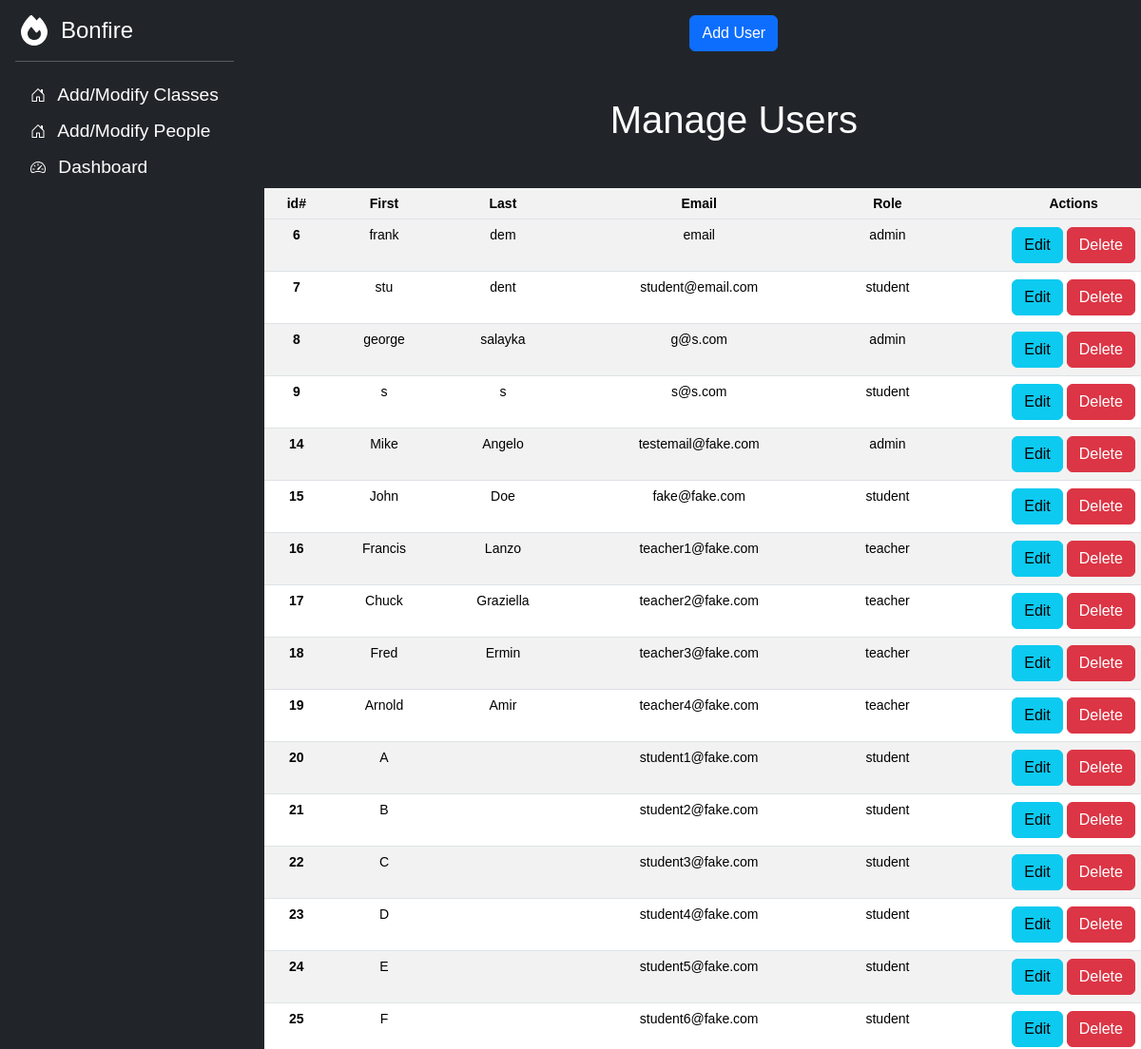
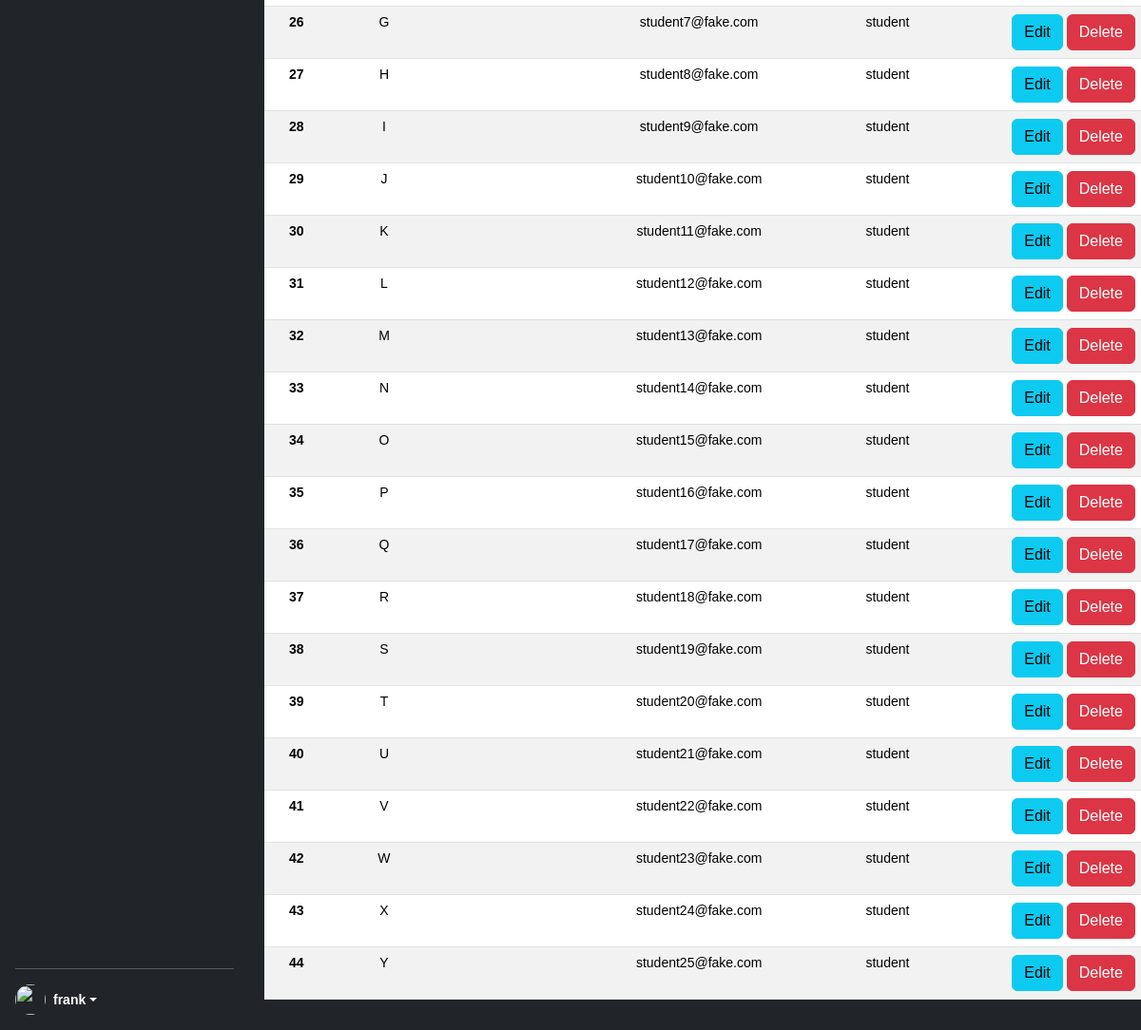
The page /editUsers.php (signed in) on the database as committed earlier (2 pictures, top to bottom).
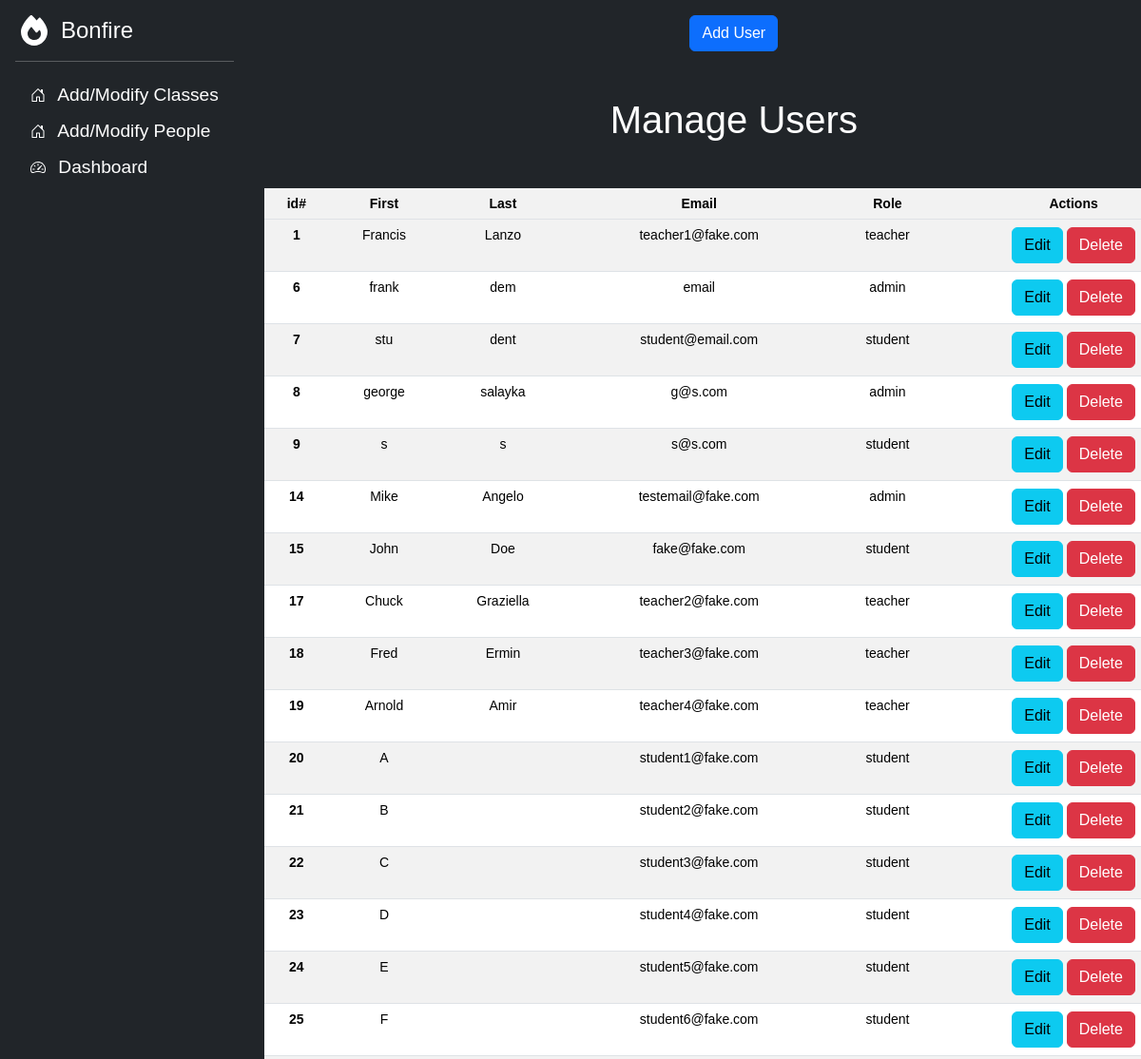
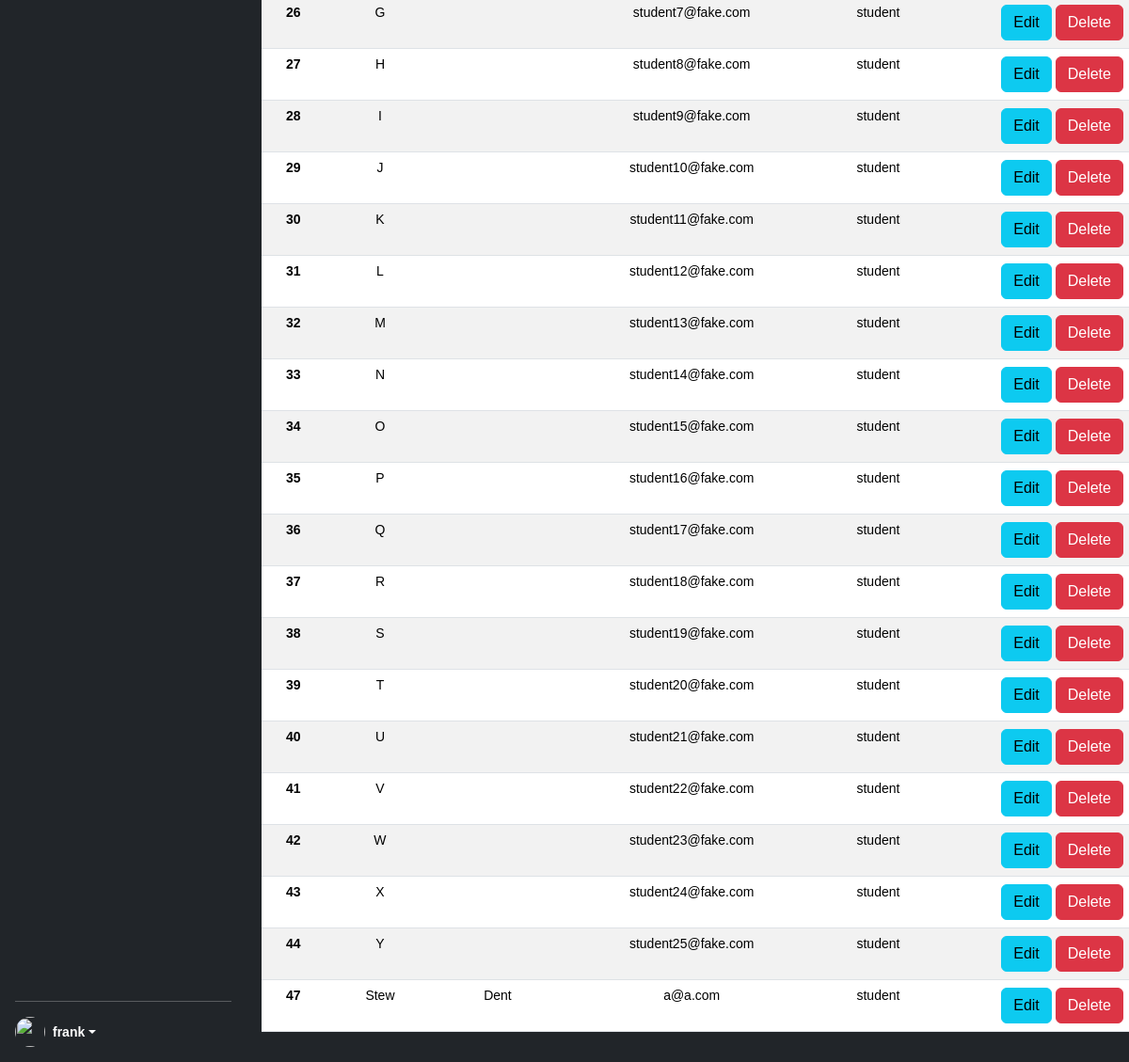
The same page on the database as committed later (2 pictures, top to bottom).
### tables this page shows
CREATE TABLE `users` (
  `id` int NOT NULL AUTO_INCREMENT,
  `first_name` varchar(255) DEFAULT NULL,
  `email` varchar(255) DEFAULT NULL,
  `password` varchar(255) DEFAULT NULL,
  `role` enum('student','teacher','admin') DEFAULT 'student',
  `sec1` varchar(255) DEFAULT NULL,
  `sec2` varchar(255) DEFAULT NULL,
  `last_name` varchar(255) DEFAULT NULL,
  PRIMARY KEY (`id`)
);

### editUsers.php (the view, shortened to what this page needs)
<?php
$firstName = htmlspecialchars($_SESSION["first_name"]);
$role = $_SESSION["role"];
$pdo = getDBConnection();
$sql = "SELECT * FROM users";
if($stmt = $pdo->prepare($sql)) {
    if ($stmt->execute()) {
        $rows = $stmt->fetchAll();
    }
}
?>
<!DOCTYPE html>
<html lang="en">
<head>
    <link href="https://cdn.jsdelivr.net/npm/bootstrap@5.3.3/dist/css/bootstrap.min.css" rel="stylesheet">
    <link rel="stylesheet" href="resources/stylesheets/table.css">
    <link rel="stylesheet" href="resources/stylesheets/style.css">
</head>
<body>
<main class="d-flex flex-nowrap">
    <div class="d-flex flex-column flex-shrink-0 p-3 text-bg-dark">
        <a href="/" class="d-flex align-items-center mb-3 mb-md-0 me-md-auto text-white text-decoration-none">
            <svg class="bi pe-none me-2" width="40" height="32"><use xlink:href="#bonfire"></use></svg>
            <span class="fs-4">Bonfire</span>
        </a>
        <hr>
        <ul class="nav nav-pills flex-column mb-auto">
            <?php
            if($role == "admin")
            {
                ?>
                <li class="nav-item">
                    <a href="editClasses.php" class="nav-link text-white left-menu-item" aria-current="page">
                        <svg class="bi pe-none me-2" width="16" height="16"><use xlink:href="#home"></use></svg>
                        Add/Modify Classes
                    </a>
                </li>
                <li class="nav-item">
                    <a href="editUsers.php" class="nav-link text-white left-menu-item" aria-current="page">
                        <svg class="bi pe-none me-2" width="16" height="16"><use xlink:href="#home"></use></svg>
                        Add/Modify People
                    </a>
                </li>
                <?php
            }
            ?>
            <li>
                <a href="dashboard.php" class="nav-link text-white left-menu-item">
                    <svg class="bi pe-none me-2" width="16" height="16"><use xlink:href="#speedometer2"></use></svg>
                    Dashboard
                </a>
            </li>
        </ul>
        <hr>
        <div class="dropdown">
            <a href="#" class="d-flex align-items-center text-white text-decoration-none dropdown-toggle" data-bs-toggle="dropdown" aria-expanded="false">
                <img src="https://github.com/mdo.png" alt="" width="32" height="32" class="rounded-circle me-2">
                <strong><?php echo $firstName; ?></strong>
            </a>
        </div>
    </div>
    <div id="primary-window" class="d-flex flex-column flex-shrink-0 p-3 text-bg-dark overflow-y-scroll">
        <div>
            <a href="addUser.php" class="btn btn-primary">Add User</a>
        </div>
        <h1 class="my-5">Manage Users</h1>
        <table class="table table-striped table-hover"
            <thead>
            <tr>
                <th scope="col">id#</th>
                <th scope="col">First</th>
                <th scope="col">Last</th>
                <th scope="col">Email</th>
                <th scope="col">Role</th>
                <th scope="col">Actions</th>
            </tr>
            <tbody>
            <?php
            foreach($rows as $row)
            {
                $id = $row["id"];
                ?>
                <tr>
                    <th scope="row"><?= $id?></th>
                    <td><?= $row["first_name"] ?></td>
                    <td><?= $row["last_name"] ?></td>
                    <td><?= $row["email"] ?></td>
                    <td class ='<?= $role?>'><?= $row["role"] ?></td>
                    <td>
                        <a href="editUser.php?id=<?= $id?>" class="btn btn-info">Edit</a>
                        <a href="deleteUser.php?id=<?= $id?>" class="btn btn-danger">Delete</a>
                    </td>
                </tr>
                <?php
            }
            ?>
            </tbody>
        </table>
    </div>
</main>
<script src="https://cdn.jsdelivr.net/npm/bootstrap@5.3.3/dist/js/bootstrap.bundle.min.js"></script></body>
</html>

Rows that differ between the two databases and show on the page:
removed users: id "16", first_name "Francis", last_name "Lanzo", email "teacher1@fake.com", role "teacher"
added users: id "1", first_name "Francis", last_name "Lanzo", email "teacher1@fake.com", role "teacher"
added users: id "47", first_name "Stew", last_name "Dent", email "a@a.com", role "student"
